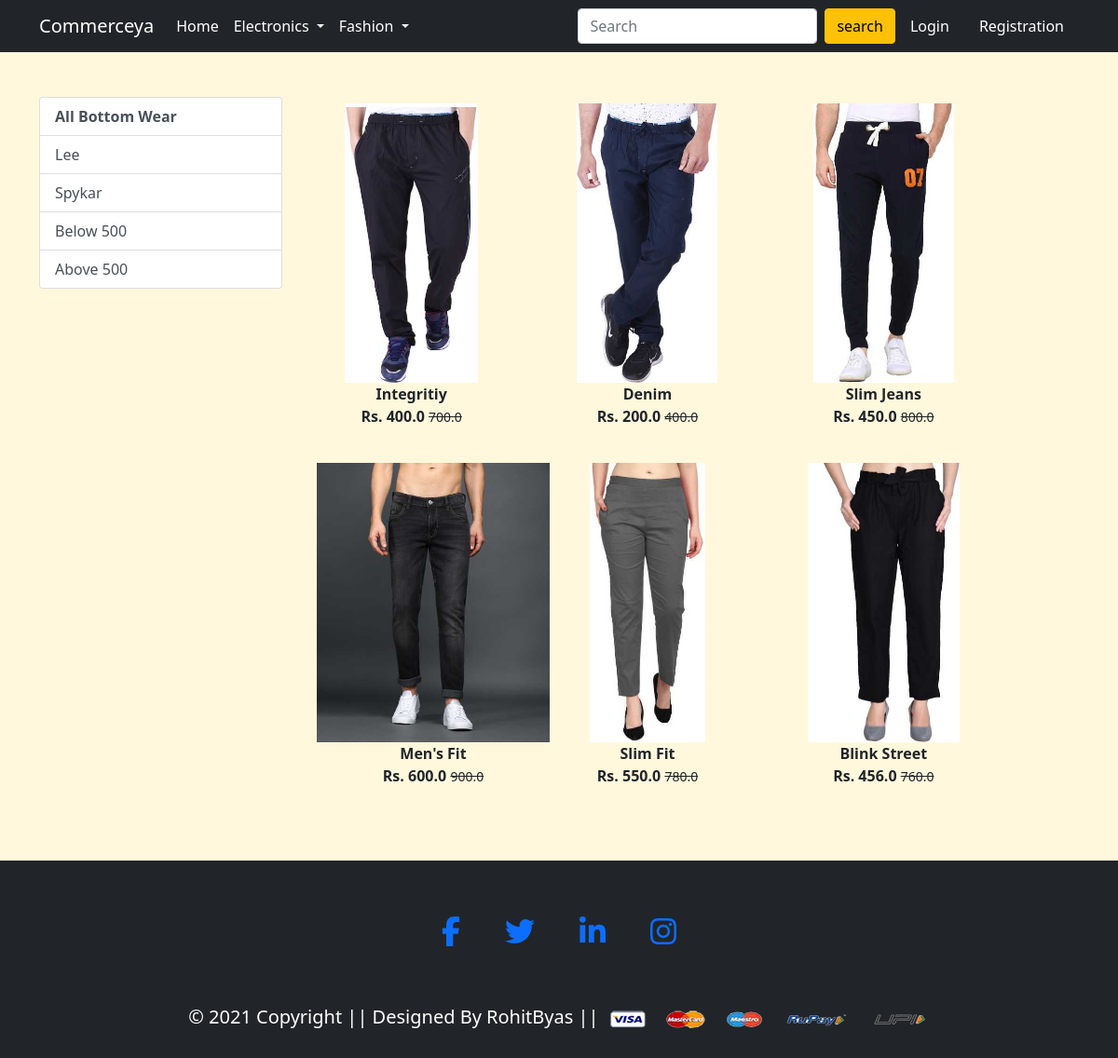
The app's page /bottomwear/ with its own data.
### app/models.py (models this page shows, shortened)
class Product(models.Model):
    title=models.CharField(max_length=100)
    selling_price=models.FloatField()
    discounted_price=models.FloatField()
    description=models.TextField()
    brand=models.CharField(max_length=100)
    category=models.CharField(choices=CATEGORY_CHOICES,max_length=2)
    product_image=models.ImageField(upload_to='productimg')

### app/views.py (the view)
# urls.py: path('bottomwear/', views.bottomwear, name='bottomwear'),
def bottomwear(request,data=None):
    totalitem=0
    if data==None:
        bottomwears=Product.objects.filter(category='BW')
    elif data=='Lee' or data=='Spykar':
        bottomwears=Product.objects.filter(category='BW').filter(brand=data)
    elif data=='below':
        bottomwears=Product.objects.filter(category='BW').filter(discounted_price__lt=500)
    elif data=='above':
        bottomwears=Product.objects.filter(category='BW').filter(discounted_price__gt=500)
    if request.user.is_authenticated:
        totalitem=len(Cart.objects.filter(user=request.user))
    return render(request, 'app/bottomwear.html',{'bottomwears':bottomwears,'totalitem':totalitem})

### app/templates/app/bottomwear.html (shortened to what this page needs)
{% extends 'app/base.html' %}
{% load static %}
{% block main-content %}
<div class="container my-5">
 <div class="row">
  <div class="col-sm-3">
   <div class="list-group" >
        <a href="{% url 'bottomwear' %}" class="list-group-item list-group-item-action" aria-current="true"><strong>All Bottom Wear</strong></a>
        <a href="{% url 'bottomweardata' 'Lee' %}" class="list-group-item list-group-item-action" aria-current="true">Lee</a>
        <a href="{% url 'bottomweardata' 'Spykar' %}" class="list-group-item list-group-item-action" aria-current="true">Spykar</a>
        <a href="{% url 'bottomweardata' 'below' %}" class="list-group-item list-group-item-action" aria-current="true">Below 500</a>
        <a href="{% url 'bottomweardata' 'above' %}" class="list-group-item list-group-item-action" aria-current="true">Above 500</a>
    </div>
  </div>
  <div class="col-sm-8">
      <div class="row">
          {% for product in bottomwears %}
          <div class="col-sm-4 text-center mb-4">
              <a href="{% url 'product-detail' product.id %}" class="btn">
                  <div class="item">
                      <img src="{{product.product_image.url}}" alt="" height="300">
                      <div class="fw-bold">{{product.title}}</div>
                      <div class="fw-bold">Rs. {{product.discounted_price}}
                        <small class="fw-light text-decoration-line-through">{{product.selling_price}}</small>
                      </div>
                  </div>
              </a>
          </div>
          {% endfor %}
      </div>
  </div>
 </div>
</div>
{% endblock main-content %}

### records on screen
Product: product_image (picture), title "Integritiy", discounted_price "400.0", selling_price "700.0"
Product: product_image (picture), title "Denim", discounted_price "200.0", selling_price "400.0"
Product: product_image (picture), title "Slim Jeans", discounted_price "450.0", selling_price "800.0"
Product: product_image (picture), title "Men's Fit", discounted_price "600.0", selling_price "900.0"
Product: product_image (picture), title "Slim Fit", discounted_price "550.0", selling_price "780.0"
Product: product_image (picture), title "Blink Street", discounted_price "456.0", selling_price "760.0"
